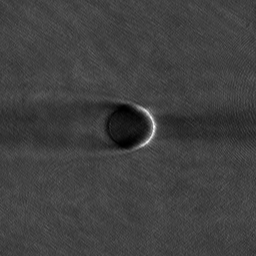
%> input picture bead data/bead intensity_1.5557 [3].tif (cropped and resized to the size of MATLAB's example picture), 256 x 256 px, given in place of cameraman.tif, which was not available
$ octave field_retrieval_using_hilbert_transform.m   (GNU Octave 9; MATLAB toolbox functions it lacks are replaced by stand-ins)
%> lines starting %> are read from the running program, lines starting %| are printed output that depends on the picture; in (x1, y1, x2, y2) boxes, pixels count from 0 and x2, y2 are one past the last pixel; in counts of white or black regions, pixels touching at a corner belong together; the program's own positions count from 1; pictures that were not available may be replaced by others from this repository, and a replacement may not be noted
### code/make_ellipse.m
function H = make_ellipse(varargin)
    XR = varargin{1};
    YR = varargin{2};
    X = varargin{3};
    Y = varargin{4};
    [XX, YY] = meshgrid(1:X, 1:Y);
    H = ((XX - floor(X/2) - 1) ./ XR).^2 + ((YY - floor(Y/2) - 1) ./ YR).^2 > 1.0;
end

### code/crop_center.m
function output = crop_center(input, output_size)
    output = input(...
    ceil(end/2 - output_size(1)/2 + 1:end/2 + output_size(1)/2),...
    ceil(end/2 - output_size(2)/2 + 1:end/2 + output_size(2)/2));
end

### code/field_retrieval_using_hilbert_transform.m
% This code shows the field retrieval results of the two methods (Hilbert microscopy and KK holography) according to deviations from the required conditions

clear; close all; clc

%% set of the total field

temp = double(imread('cameraman.tif'));
%> temp: size 256x256 double; min 0, max 254, mean 64.3; mean of the top-left, top-right, bottom-left and bottom-right quarters 64, 63.6, 64.7, 64.9
temp = fftshift(fft2(ifftshift(temp)));
temp = crop_center(temp, [1, 1]*200);
phase0 = fftshift(ifft2(ifftshift(temp)));
phase = (abs(phase0) ./ max(abs(phase0(:))) - 0.5)*pi/4;
imagesc(phase), colormap("turbo"), axis image
%> after `axis image`:
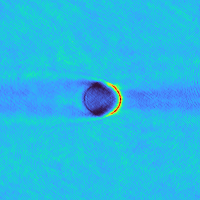
%> displayed picture: size 200x200x3, on the screen's scale of 0 to 255; mean R, G, B 40.6, 186.7, 228.5

deviation = 0; % number of deviated pixels from k <= -C
temp = exp(1i*phase);
temp = fftshift(fft2(ifftshift(temp)));
temp = circshift(~make_ellipse(50, 50, size(temp, 1), size(temp, 1)), [0, 50 - deviation]) .* temp;
%> in make_ellipse, `XR = varargin{1};`: XR = 50
%> in make_ellipse, `X = varargin{3};`: X = 200
%> in make_ellipse, `H = ((XX - floor(X/2) - 1) ./ XR).^2 + ((YY - floor(Y/2) - 1) ./ YR).^..`:
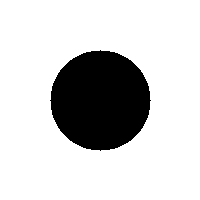
%> H: size 200x200 logical; 80.4% white; 1 black region, box (x1, y1, x2, y2) and area: (50, 50, 151, 151) 7845
temp(end/2 + 1, end/2 + 1) = 0;
imagesc(log10(abs(temp))), colormap("jet"), axis image
scattered_field = fftshift(ifft2(ifftshift(temp)));
imagesc(abs(scattered_field)), colormap("parula"), axis image
%> after `axis image`:
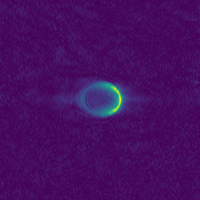
%> displayed picture: size 200x200x3, on the screen's scale of 0 to 255; mean R, G, B 69.9, 14.1, 95.7

a = 1; % a is (maximum of the amplitude of S) / (amplitude of R); a = 1 for R > S
unscattered_field = max(abs(scattered_field(:)))/a;
%> unscattered_field = 0.282
imagesc(abs(unscattered_field)), colormap("parula"), axis image
total_field = scattered_field + unscattered_field; % ground truth
imagesc(angle(total_field), [-0.4, 0.4]), colormap("turbo"), axis image

%% phase retrieval using Hilbert microscopy

interferogram = abs(total_field).^2;
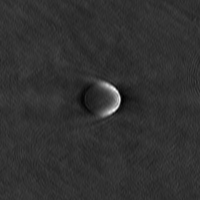
%> interferogram: size 200x200 double; min 0.0364, max 0.26, mean 0.0799; drawn with min black and max white
F_interferogram = fftshift(fft2(ifftshift(interferogram)));
imagesc(log10(abs(F_interferogram))), colormap("jet"), axis image
%> after `axis image`:
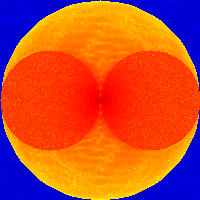
%> displayed picture: size 200x200x3, on the screen's scale of 0 to 255; mean R, G, B 199.2, 79.3, 46.6
F_interferogram(end/2 + 1, end/2 + 1) = 0;
interferogram = fftshift(ifft2(ifftshift(F_interferogram)));
imagesc(interferogram), colormap("gray"), axis image

Hilbert_real_part = interferogram/2;
Hilbert_imaginary_part = imag(hilbert(real(Hilbert_real_part).')).';
recon_field0 = Hilbert_real_part + 1i*Hilbert_imaginary_part;
imagesc(log10(abs(fftshift(fft2(ifftshift(recon_field0)))))), colormap("jet"), axis image
%> after `axis image`:
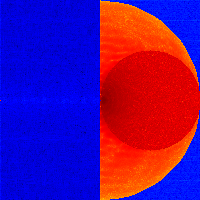
%> displayed picture: size 200x200x3, on the screen's scale of 0 to 255; mean R, G, B 91.9, 15.3, 138.8

temp = fftshift(fft2(ifftshift(recon_field0))) .* circshift(~make_ellipse(50, 50, size(scattered_field, 1), size(scattered_field, 1)), [0, 50]);
recon_field = fftshift(ifft2(ifftshift(temp))); % recon_field is conjugate(R)*S
imagesc(angle(recon_field ./ conj(unscattered_field) + unscattered_field), [-0.4, 0.4]), colormap("turbo"), axis image % R+S
%> after `axis image`:
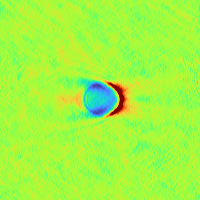
%> displayed picture: size 200x200x3, on the screen's scale of 0 to 255; mean R, G, B 160, 247.2, 66.7
corr_c(exp(1i*angle(recon_field ./ conj(unscattered_field) + unscattered_field)), exp(1i*angle(total_field))) % correlation calculation of two arrays
%> (this line was passed over: corr_c is not available in this run)

%% phase retrieval using KK holography

interferogram0 = abs(total_field).^2;
temp = fftshift(fft2(ifftshift(interferogram0)));
%> (the run ends here)

$ run again, on bead data/bead intensity_1.5557 [4].tif (cropped and resized to the size of MATLAB's example picture)
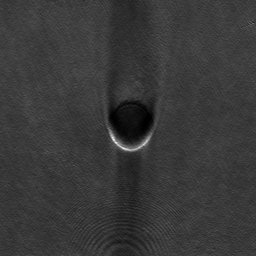
%> input picture bead data/bead intensity_1.5557 [4].tif (cropped and resized to the size of MATLAB's example picture), 256 x 256 px, given in place of cameraman.tif, which was not available
%> XR = 50
%> X = 200
%> H: size 200x200 logical; 80.4% white; 1 black region, box (x1, y1, x2, y2) and area: (50, 50, 151, 151) 7845
%> `axis image`:
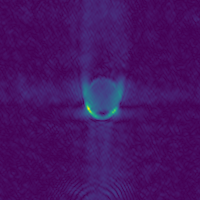
%> displayed picture: size 200x200x3, on the screen's scale of 0 to 255; mean R, G, B 70.1, 18.9, 100.2
%> unscattered_field = 0.286
%> `axis image`:
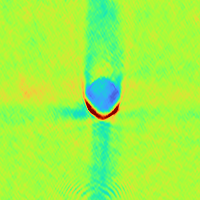
%> displayed picture: size 200x200x3, on the screen's scale of 0 to 255; mean R, G, B 159.4, 245.5, 70.1

$ run again, on bead data/bead intensity_1.5660 [1].tif (cropped and resized to the size of MATLAB's example picture)
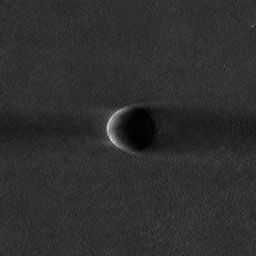
%> input picture bead data/bead intensity_1.5660 [1].tif (cropped and resized to the size of MATLAB's example picture), 256 x 256 px, given in place of cameraman.tif, which was not available
%> XR = 50
%> X = 200
%> H: size 200x200 logical; 80.4% white; 1 black region, box (x1, y1, x2, y2) and area: (50, 50, 151, 151) 7845
%> `axis image`:
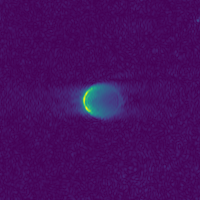
%> displayed picture: size 200x200x3, on the screen's scale of 0 to 255; mean R, G, B 69.7, 13.6, 95.1
%> unscattered_field = 0.296
%> `axis image`:
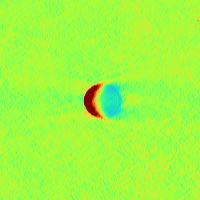
%> displayed picture: size 200x200x3, on the screen's scale of 0 to 255; mean R, G, B 157.8, 249.3, 65.5
